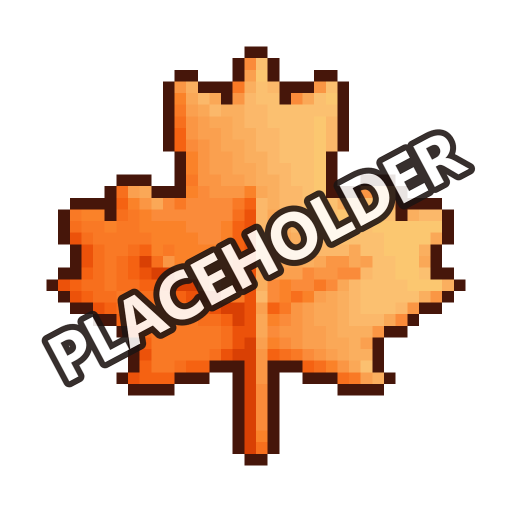
#> input picture discord_icon.png, 1024 x 1024 px (shown at 1/2 size); its folder holds only this picture in this run
$ python party.py discord_icon.png
#> lines starting #> are read from the running program, lines starting #| are printed output that depends on the picture
#> (reads config.example.json from the repository)
### ocr.py
"""Tesseract OCR with preprocessing tuned for Maple's small pixel fonts."""
from pathlib import Path

from PIL import Image, ImageOps

try:
    import pytesseract
    HAVE_OCR = True
except ImportError:
    HAVE_OCR = False

READY = False
_errors_seen = set()


def setup(tesseract_path):
    """Point pytesseract at tesseract.exe. Returns True if OCR is usable."""
    global READY
    if not HAVE_OCR:
        return False
    from paths import BUNDLED_TESSERACT
    for p in (tesseract_path, BUNDLED_TESSERACT):     # configured path, else the packaged copy
        if p and Path(p).exists():
            pytesseract.pytesseract.tesseract_cmd = str(p)
            break
    try:
        pytesseract.get_tesseract_version()
#> (this line was passed over: pytesseract is not available in this run)
        READY = True
        return True
    except Exception:
        return False


# [102 lines left out: functions prep, _tess, green_columns, read_exp, trim_at_border, read, not called in this run]

### paths.py
"""Where things live.

APP  = files that ship with the program (read-only): maps_classic.json, exp_table_classic.json,
       layouts.json, config.example.json, art/, bundled tesseract/.
DATA = the player's files (written): config.json, helper_settings.json, history/, sessions/,
       screenshots/, templates/ and glyphs (cut from the player's own screen), logs, digest.

Run from source, both are this folder, so a dev checkout works as it always did.
In the packaged .exe, APP is the unpacked bundle and DATA is %LOCALAPPDATA%\\MapleClassicCompanion.
MAPLE_COMPANION_DATA overrides DATA (tests, portable installs).
"""
import json
import os
import sys
from pathlib import Path

FROZEN = bool(getattr(sys, "frozen", False))
APP = Path(getattr(sys, "_MEIPASS", Path(__file__).resolve().parent))


def _data_dir():
    env = os.environ.get("MAPLE_COMPANION_DATA")
    if env:
        return Path(env)
    if FROZEN:
        return Path(os.environ.get("LOCALAPPDATA") or Path.home()) / "MapleClassicCompanion"
    return Path(__file__).resolve().parent


DATA = _data_dir()
DATA.mkdir(parents=True, exist_ok=True)

CONFIG = DATA / "config.json"
BUNDLED_TESSERACT = APP / "tesseract" / "tesseract.exe"


def default_config():
    cfg = json.loads((APP / "config.example.json").read_text(encoding="utf-8"))
    if BUNDLED_TESSERACT.exists():
        cfg["tesseract"] = str(BUNDLED_TESSERACT)
    return cfg


def load_config(path=None):
    """config.json from DATA; created from config.example.json on first run."""
    p = Path(path) if path else CONFIG
    if not p.exists() and p == CONFIG:
        p.write_text(json.dumps(default_config(), indent=2), encoding="utf-8")
    cfg = json.loads(p.read_text(encoding="utf-8"))
    # packaged app: always the Tesseract of the version that's running. A saved path points into
    # one version's folder, which a later update deletes (2026-10-24: map reads failed mid-play)
    if FROZEN and BUNDLED_TESSERACT.exists():
        cfg["tesseract"] = str(BUNDLED_TESSERACT)
    return cfg


# [7 lines left out: function self_command, not called in this run]

### party.py
"""party.py - the party box under the minimap: who's in the party, their HP %, who's on your map.

The game shows a small translucent box with one row per party member (up to 6), measured
2026-10-23 at 1920x1080 (box at x 218-410, y 218-252 with the minimap at the top-left):

  [icon] Name ............ [HP bar]
  icon   star = party leader, small sun = member
  name   black text = on your map, grey text (darkest pixel ~55) = elsewhere / offline
  bar    black outline, white border, 63x7 px interior; red fill = HP, dark grey = empty.
         Members on another map get an empty bar (the game doesn't send their HP).
  rows   17 px apart

The UI is drawn at a fixed pixel size (layout.py), so the bar shape is the same at every window
size; it's *found* by its outline anywhere in the top-left area, not at a fixed spot.
HP % comes from the fill (1 px = 1.6 %); names from Tesseract once per row, snapped to names we
know (your own from the Stat window, partners' from the party link: partylink.py).

  python party.py FRAME [FRAME...]     print the rows of saved frames (dev check)
"""
import difflib
import sys
import time

import numpy as np
from PIL import Image

SEARCH = (0, 0, 900, 600)       # top-left area searched for the box (game pixels)
INNER_W = 63                    # bar interior width (white border row length)
INNER_H = 7                     # rows between the white top and bottom border lines
PITCH = 17                      # px between rows
MAX_ROWS = 6
NAME_DX = (-104, -6)            # name text, relative to the bar interior's left x
NAME_DY = (-3, 11)
ICON_DX = (-122, -105)


def search_box(size):
    W, H = size
    return (0, 0, min(W, SEARCH[2]), min(H, SEARCH[3]))


def _white(a):
    return a.min(axis=-1) >= 200 if a.size else np.zeros(a.shape[:2], bool)


def _runs(row):
    """(start, end) of runs of True in a 1-D bool array."""
    d = np.diff(np.concatenate(([0], row.astype(np.int8), [0])))
    return list(zip(np.nonzero(d == 1)[0], np.nonzero(d == -1)[0] - 1))


def find_bars(a):
    """[(x0, y0)] of party HP bars in RGB array `a`: x0 = first interior column, y0 = the white
    top border row. Checks the white bottom border 8 rows down and the black outline around."""
    H, W = a.shape[:2]
    # cheap first pass on the red channel: only rows with a long bright line can be a border;
    # the full white mask is built just around those rows (the whole area costs ~6 ms)
    red = (a[..., 0] >= 200).sum(axis=1)
    cand = np.nonzero(red >= INNER_W - 2)[0]
    wh = np.zeros((H, W), bool)
    need = sorted({r for y in cand for r in range(y - 1, y + INNER_H + 3) if 0 <= r < H})
    if need:
        wh[need] = _white(a[need])
    out = []
    counts = wh.sum(axis=1)
    for y in np.nonzero(counts >= INNER_W - 2)[0]:
        y = int(y)
        if not 1 <= y < H - INNER_H - 2:
            continue
        for x0, x1 in _runs(wh[y]):
            n = x1 - x0 + 1
            if not (INNER_W - 2 <= n <= INNER_W + 1) or x0 < 1 or x1 + 1 >= W:
                continue                            # wrong length, or the side border is cut off
            yb = y + INNER_H + 1
            if wh[yb, x0:x1 + 1].mean() < 0.9:              # bottom border
                continue
            if not (wh[y + 1:yb, x0 - 1].mean() > 0.8 and wh[y + 1:yb, x1 + 1].mean() > 0.8):
                continue                                     # side borders
            dark = a[[y - 1, yb + 1], x0:x1 + 1].astype(np.int16).max(-1)
            if dark.mean() > 60:                             # black outline above / below
                continue
            out.append((int(x0), int(y)))
    return out


# [40 lines left out: functions fill_pct, _name_area, name_ink, leader, not called in this run]


def group_rows(bars):
    """The longest column of bars with the same x and a 17 px pitch (the party box)."""
    best = []
    for x0, y0 in bars:
        rows = [(x0, y0)]
        y = y0
        while len(rows) < MAX_ROWS:
            nxt = [b for b in bars if abs(b[0] - x0) <= 1 and b[1] == y + PITCH]
            if not nxt:
                break
            rows.append(nxt[0])
            y += PITCH
        if len(rows) > len(best):
            best = rows
    return best


def read(img, origin=(0, 0)):
    """Rows of the party box in a PIL image (a crop of the frame at `origin`), top to bottom:
    [{x, y, on_map, hp (None if not on your map), leader, mask}] or [] when there's no box.
    x/y are frame coordinates of the bar."""
    a = np.asarray(img.convert("RGB"))
    rows = []
    for x0, y0 in group_rows(find_bars(a)):
        on_map, mask = name_ink(a, x0, y0)
        hp = fill_pct(a, x0, y0)
        rows.append({"x": x0 + origin[0], "y": y0 + origin[1], "on_map": on_map,
                     "hp": hp if on_map else None, "leader": leader(a, x0, y0), "mask": mask})
    return rows


class Finder:
    """read() with memory: once the box is found, each look checks only that spot (~1 ms); the
    whole top-left area (~8 ms) is searched when the box isn't there, at most every FULL_EVERY_S
    while no box is seen (most of the time when you're not in a party)."""
    FULL_EVERY_S = 5.0

    def __init__(self):
        self.last = None            # frame (x, y) of the first bar
        self.full_t = 0.0

    # [45 lines left out: functions read, _ocr, snap, not called in this run]


class Names:
    """Row masks -> names. Tesseract runs only when a row's text changed (the box is
    translucent, so a few background pixels flicker: under 15 % of the text pixels counts as the
    same), at most once per row every RETRY_S."""
    RETRY_S = 5.0

    def __init__(self):
        self.rows = {}          # row index -> {"mask", "raw", "t"}

    # [17 lines left out: function name, not called in this run]

    def reset(self):
        """The party changed (row count): row names no longer line up."""
        self.rows = {}


if __name__ == "__main__":
    import ocr
    from paths import load_config
    ocr.setup(load_config().get("tesseract"))
    names = Names()
    for p in sys.argv[1:]:
        im = Image.open(p)
#> im is the input picture: PIL image 1024x1024 RGBA; mean R, G, B, A 74.9, 47.4, 27, 97.7
        box = search_box(im.size)
#> box = (0, 0, 900, 600)
        rows = read(im.crop(box), box[:2])
#> in read, `a = np.asarray(img.convert("RGB"))`:
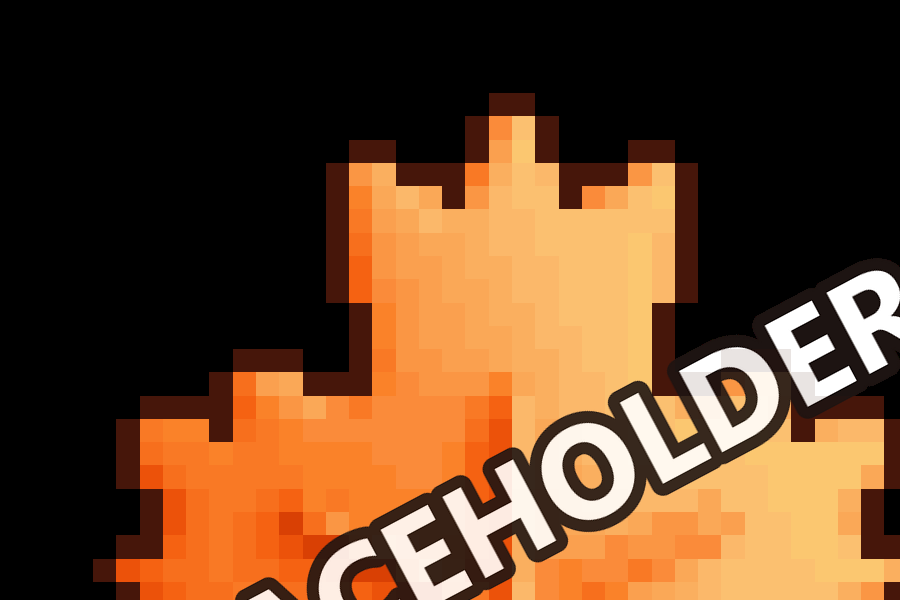
#> a: shape (600, 900, 3); mean R, G, B 100.9, 66.4, 38.6
#> in find_bars, `H, W = a.shape[:2]`: H = 600; W = 900
#> in find_bars, `need = sorted({r for y in cand for r in range(y - 1, y + INNER_H + 3) ..`: need = 438 items
#> after the loop in read, `for x0, y0 in group_rows(find_bars(a)):`: rows = []
#> rows = []
        print(p)
        for i, r in enumerate(rows):
            nm = names.name(i, r["mask"], known=["SnoopySparda", "DSius"])
            print(f"  {nm or '?':16} hp={r['hp']} on_map={r['on_map']} leader={r['leader']} "
                  f"at=({r['x']},{r['y']})")
#> this loop made 0 passes
        if not rows:
            print("  no party box")
